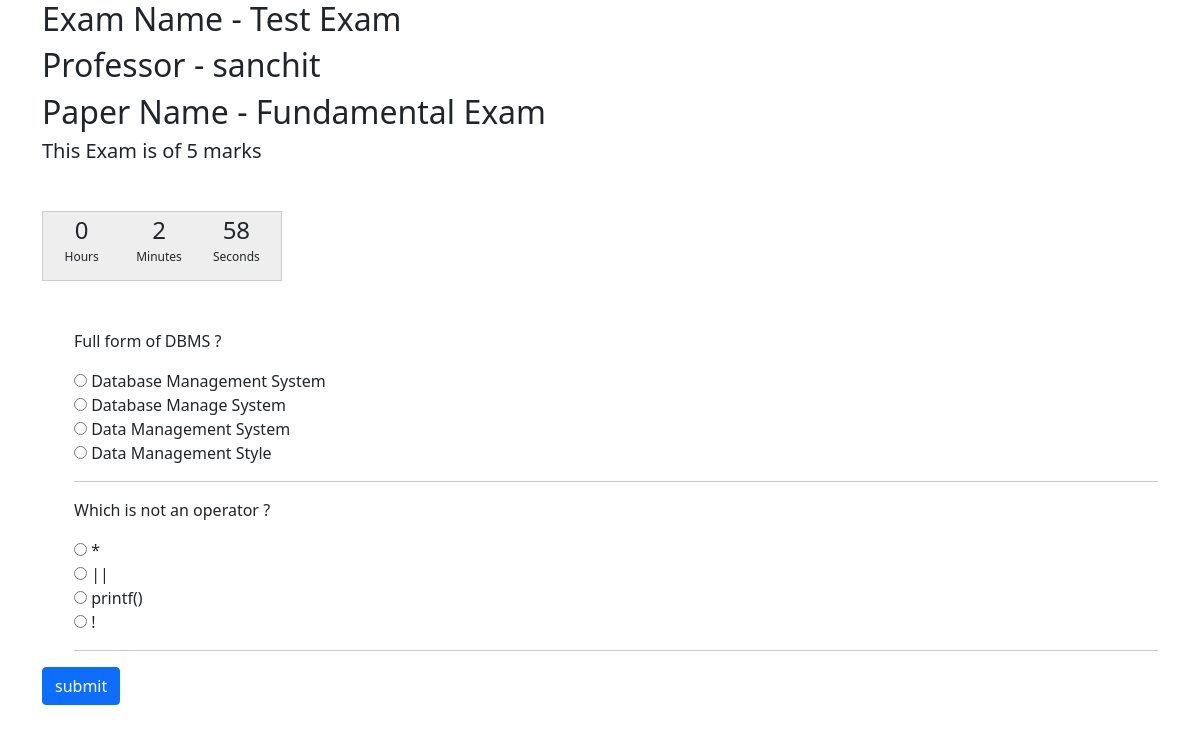
/exams/student/appear/9, run on the app's committed database.
### questions/models.py (models this page shows, shortened)
class Exam_Model(models.Model):
    professor = models.ForeignKey(User, limit_choices_to={'groups__name': "PROFESSOR"}, on_delete=models.CASCADE)
    name = models.CharField(max_length=50)
    marks = models.IntegerField(default=0)
    question_paper = models.ForeignKey(Question_Paper, on_delete=models.CASCADE, related_name='exams')
    start_time = models.DateTimeField(default=datetime.now())
    end_time = models.DateTimeField(default=datetime.now())
    def __str__(self):
        return self.name
    class Meta:
        verbose_name_plural = 'Exams'

class Question_Paper(models.Model):
    professor = models.ForeignKey(User, limit_choices_to={'groups__name': "PROFESSOR"}, on_delete=models.CASCADE)
    qPaperTitle = models.CharField(max_length=100)
    questions = models.ManyToManyField(Question_DB)
    marks = models.IntegerField(default=0)
    class Meta:
        verbose_name_plural = 'Question Papers'

class Question_DB(models.Model):
    professor = models.ForeignKey(User, limit_choices_to={'groups__name': "PROFESSOR"}, on_delete=models.CASCADE, null=True)
    qno = models.AutoField(primary_key=True)
    question = models.CharField(max_length=100)
    optionA = models.CharField(max_length=100)
    optionB = models.CharField(max_length=100)
    optionC = models.CharField(max_length=100)
    optionD = models.CharField(max_length=100)
    answer = models.CharField(max_length=200)
    max_marks = models.IntegerField(default=0)
    class Meta:
        verbose_name_plural = 'Question DB'

### questions/views.py (the view, shortened to what this page needs)
# urls.py: path('student/appear/<int:id>',views.appear_exam,name = "appear_exam"),
def appear_exam(request,id):
    student = request.user
    if request.method == 'GET':
        exam = Exam_Model.objects.get(pk=id)
        time_delta = exam.end_time - exam.start_time
        time = convert(time_delta.seconds)
        time = time.split(":")
        mins = time[0]
        secs = time[1]
        context = {
            "exam":exam,
            "marks":exam.question_paper.marks,
            "question_list":exam.question_paper.questions.all(),
            "secs":secs,
            "mins":mins
        }
        return render(request,'student_exampage.html',context)

### questions/views.py (called while the page is built)
def convert(seconds):
    min, sec = divmod(seconds, 60)
    hour, min = divmod(min, 60)
    min += hour*60
    return "%02d:%02d" % (min, sec)

### templates/student_exampage.html (shortened to what this page needs)
{% load static %}
<!doctype html>
<html lang="en">
  <head>
    <link href="https://cdn.jsdelivr.net/npm/bootstrap@5.1.3/dist/css/bootstrap.min.css" rel="stylesheet">
    <link rel="stylesheet" type="text/css" href="{% static 'css/jquery.countdown.css' %}">
  </head>
  <body>
    <div class="container">
        <h2> Exam Name  - {{ exam.name }}</h2>
        <h2> Professor - {{ exam.professor }}</h2>
        <h2> Paper Name  - {{ exam.question_paper.qPaperTitle }}</h2>
        <h5>
            This Exam is of  {{ marks }} marks
        </h5>
        <div id="timer" class="mt-5 mb-5"></div>
        <form method="post" id="examform" name="examform">
            <ol>
                {% for ques in question_list %}
                <p>{{ ques.question }}</p>
                <input type="radio" id="optionA" name="{{ ques.question }}" value="A">
                <label for="optionA">{{ ques.optionA }}</label><br>
                <input type="radio" id="optionB" name="{{ ques.question }}" value="B">
                <label for="optionB">{{ ques.optionB }}</label><br>
                <input type="radio" id="optionC" name="{{ ques.question }}" value="C">
                <label for="optionC">{{ ques.optionC }}</label><br>
                <input type="radio" id="optionD" name="{{ ques.question }}" value="D">
                <label for="optionD">{{ ques.optionD }}</label><br>
                <hr>
                {% endfor %}
            </ol>
            <input type="submit" value="submit" class = "btn btn-primary" id='submitButton'/>
        </form>
    </div>
  </body>
</html>

### templates/student_exampage.html (style rules this page uses)
#timer { width: 240px; height: 70px; }

### data on the page
Exam_Model: professor "sanchit", question_paper.qPaperTitle "Fundamental Exam"
Question_DB: question "Full form of DBMS ?", optionA "Database Management System", optionB "Database Manage System", optionC "Data Management System", optionD "Data Management Style"
Question_DB: question "Which is not an operator ?", optionA "*", optionB "||", optionC "printf()", optionD "!"

### other printed values
{{ marks }} "5"
